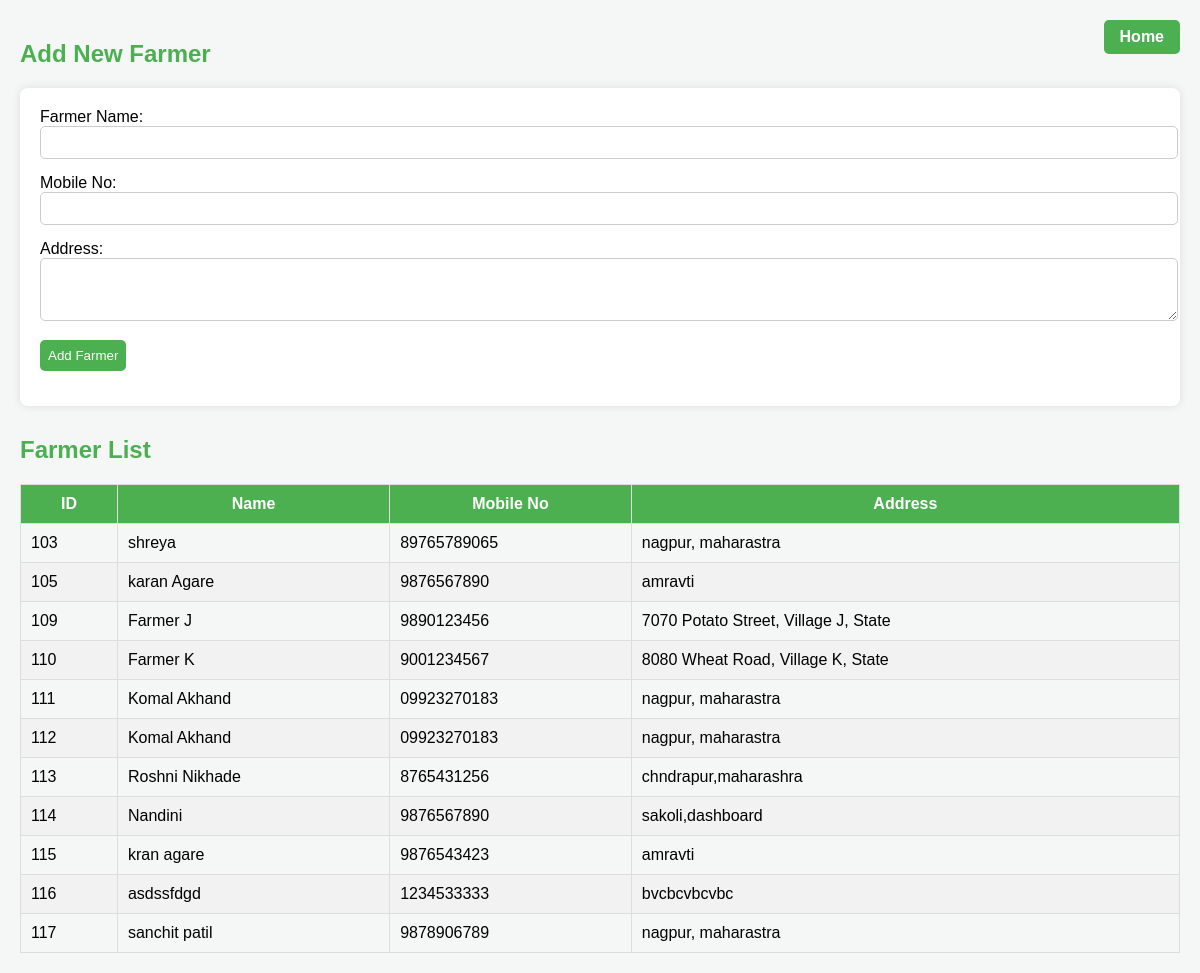
/add_farmer.php, run on the app's committed database.
### tables this page shows
CREATE TABLE `farmer` (
  `id` int(11) NOT NULL,
  `name` varchar(100) NOT NULL,
  `mobile_no` varchar(15) NOT NULL,
  `address` varchar(255) DEFAULT NULL
);

### add_farmer.php (the view, shortened to what this page needs)
<?php
$servername = "localhost";
$username = "root";
$password = "";
$database = "agriculture_management_system";
$conn = new mysqli($servername, $username, $password, $database);
$sql = "SELECT id, name, mobile_no, address FROM farmer";
$result = $conn->query($sql);
?>
<!DOCTYPE html>
<html lang="en">
<head>
</head>
<body>
<a class="home-button" href="dashboard.php">Home</a>
<h2>Add New Farmer</h2>
<form method="POST" action="">
    <label>Farmer Name:</label>
    <input type="text" name="name" required>
    <label>Mobile No:</label>
    <input type="text" name="mobile_no" required pattern="[0-9]{10}" title="Enter 10-digit mobile number">
    <label>Address:</label>
    <textarea name="address" rows="3" required></textarea>
    <input type="submit" value="Add Farmer">
</form>
<h2>Farmer List</h2>
<table>
    <thead>
        <tr>
            <th>ID</th>
            <th>Name</th>
            <th>Mobile No</th>
            <th>Address</th>
        </tr>
    </thead>
    <tbody>
        <?php
        if ($result->num_rows > 0) {
            while ($row = $result->fetch_assoc()) {
                echo "<tr>
                        <td>" . $row["id"] . "</td>
                        <td>" . $row["name"] . "</td>
                        <td>" . $row["mobile_no"] . "</td>
                        <td>" . $row["address"] . "</td>
                    </tr>";
            }
        } else {
            echo "<tr><td colspan='4'>No farmers found</td></tr>";
        }
        ?>
    </tbody>
</table>
</body>
</html>

### add_farmer.php (style rules this page uses)
body { font-family: Arial, sans-serif; background-color: #f4f7f6; margin: 0; padding: 20px; position: relative; }
h2 { color: #4CAF50; }
form { background-color: #fff; padding: 20px; margin-bottom: 30px; border-radius: 8px; box-shadow: 0 0 10px rgba(0,0,0,0.1); }
input, textarea { padding: 8px; width: 100%; margin-bottom: 15px; border: 1px solid #ccc; border-radius: 5px; }
input[type="submit"] { width: auto; background-color: #4CAF50; color: white; border: none; cursor: pointer; }
table { width: 100%; border-collapse: collapse; margin-top: 10px; }
th, td { padding: 10px; border: 1px solid #ddd; }
th { background-color: #4CAF50; color: white; }
tr:nth-child(even) { background-color: #f2f2f2; }
.home-button { position: absolute; top: 20px; right: 20px; background-color: #4CAF50; color: white; padding: 8px 16px; border: none; border-radius: 5px; text-decoration: none; font-weight: bold; }

### data on the page
farmer: id "103", name "shreya", mobile_no "89765789065", address "nagpur, maharastra"
farmer: id "105", name "karan Agare", mobile_no "9876567890", address "amravti"
farmer: id "109", name "Farmer J", mobile_no "9890123456", address "7070 Potato Street, Village J, State"
farmer: id "110", name "Farmer K", mobile_no "9001234567", address "8080 Wheat Road, Village K, State"
farmer: id "111", name "Komal Akhand", mobile_no "09923270183", address "nagpur, maharastra"
farmer: id "112", name "Komal Akhand", mobile_no "09923270183", address "nagpur, maharastra"
farmer: id "113", name "Roshni Nikhade", mobile_no "8765431256", address "chndrapur,maharashra"
farmer: id "114", name "Nandini", mobile_no "9876567890", address "sakoli,dashboard"
farmer: id "115", name "kran agare", mobile_no "9876543423", address "amravti"
farmer: id "116", name "asdssfdgd", mobile_no "1234533333", address "bvcbcvbcvbc"
farmer: id "117", name "sanchit patil", mobile_no "9878906789", address "nagpur, maharastra"
